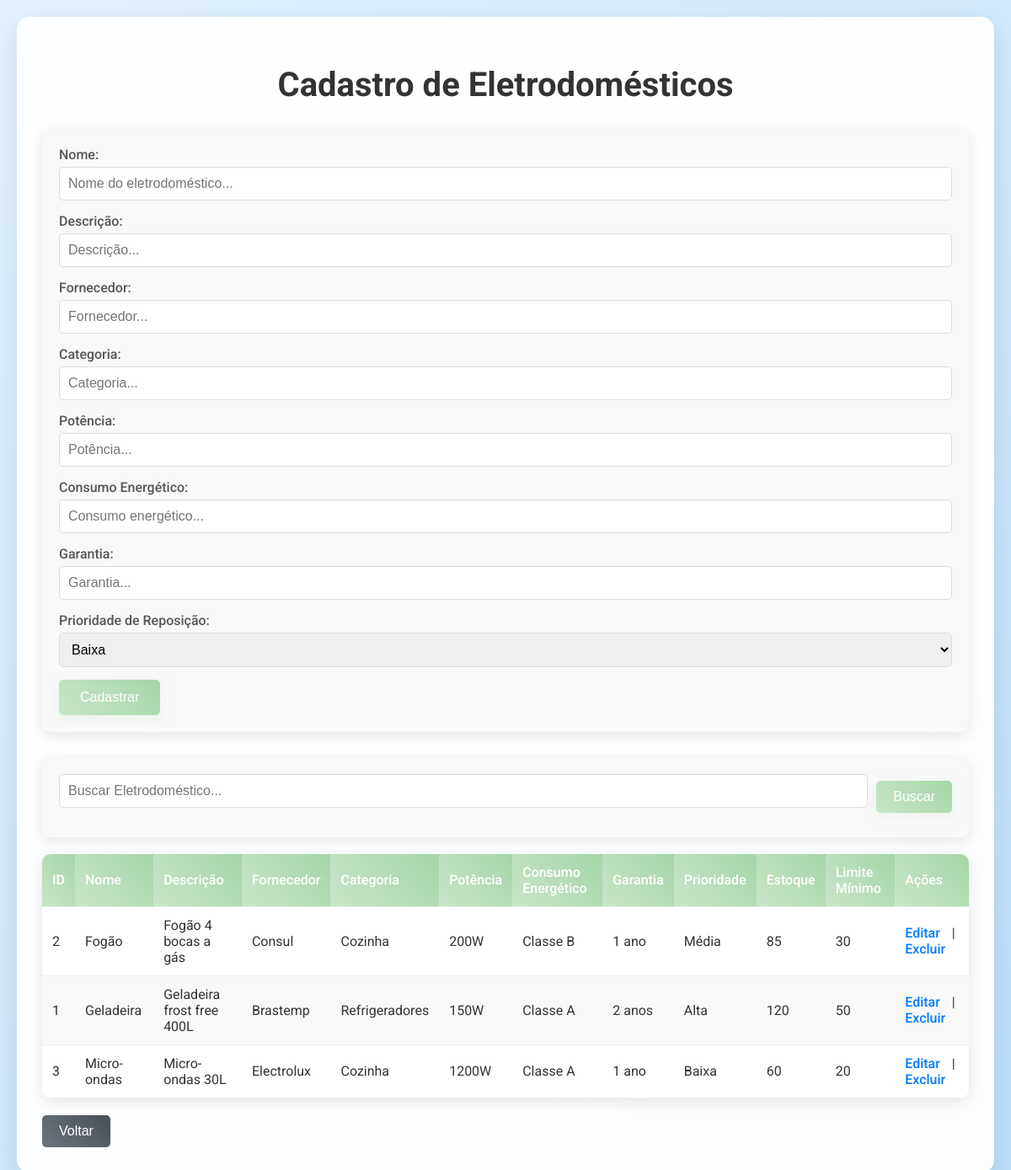
The page /view/cadastro_eletrodomestico.php (signed in) on the database its author committed.
### tables this page shows
CREATE TABLE ELETRODOMESTICO (
    ELETRO_ID INT AUTO_INCREMENT PRIMARY KEY,
    ELETRO_NOME VARCHAR(255),
    ELETRO_DESCRICAO VARCHAR(255),
    ELETRO_FORNECEDOR VARCHAR(255),
    ELETRO_CATEGORIA VARCHAR(255),
    ELETRO_POTENCIA VARCHAR(255),
    ELETRO_CONSUMO_ENERGETICO VARCHAR(255),
    ELETRO_GARANTIA VARCHAR(255),
    ELETRO_PRIORIDADE_REPOSICAO VARCHAR(255),
    FK_USU_ID INT,
    FOREIGN KEY (FK_USU_ID) REFERENCES USUARIO(USU_ID)
);

CREATE TABLE ESTOQUE (
    ESTOQUE_ID INT AUTO_INCREMENT PRIMARY KEY,
    ESTOQUE_QUANTIDADE INT,
    ESTOQUE_LIMITE_MINIMO INT,
    FK_ELETRO_ID INT,
    FOREIGN KEY (FK_ELETRO_ID) REFERENCES ELETRODOMESTICO(ELETRO_ID)
);

### model/model_eletrodomestico.php (called while the page is built, shortened)
<?php
    class Eletrodomestico{
        public function listar_eletrodomesticos() {
            $conn = Database::getConnection();
            $sql = "SELECT      E.ELETRO_ID,
                                E.ELETRO_NOME,
                                E.ELETRO_DESCRICAO,
                                E.ELETRO_FORNECEDOR,
                                E.ELETRO_CATEGORIA,
                                E.ELETRO_POTENCIA,
                                E.ELETRO_CONSUMO_ENERGETICO,
                                E.ELETRO_GARANTIA,
                                E.ELETRO_PRIORIDADE_REPOSICAO,
                                EST.ESTOQUE_QUANTIDADE,
                                EST.ESTOQUE_LIMITE_MINIMO,
                                U.USU_NOME,
                                U.USU_EMAIL
                    FROM        ELETRODOMESTICO E
                    JOIN        USUARIO U ON E.FK_USU_ID = U.USU_ID
                    JOIN        ESTOQUE EST ON E.ELETRO_ID = EST.FK_ELETRO_ID
                    ORDER BY    E.ELETRO_NOME";
            $result = $conn->query($sql);
            return $result->fetch_all(MYSQLI_ASSOC);
        }
    }
?>

### controller/controller_eletrodomesticos.php (called while the page is built, shortened)
<?php
require_once __DIR__ . "/../model/model_eletrodomestico.php";
if (isset($_POST["editar_eletrodomestico"])) {
    $eletro = new Eletrodomestico();
    $resultado = $eletro->editar_eletrodomestico(
        $_POST["nome"],
        $_POST["descricao"],
        $_POST["fornecedor"],
        $_POST["categoria"],
        $_POST["potencia"],
        $_POST["consumo_energetico"],
        $_POST["garantia"],
        $_POST["prioridade_reposicao"],
        $_GET["id"],
        $_SESSION['usuario']["USU_ID"]
    );
    if ($resultado) {
        echo "<script>
                alert('Eletrodoméstico atualizado com sucesso!');
                window.location.href='../view/cadastro_eletrodomestico.php';
            </script>";
    } else {
        echo "<script>
                alert('Erro ao atualizar eletrodoméstico!');
                window.location.href='../view/cadastro_eletrodomestico.php';
            </script>";
    }
    exit();
}
else if (isset($_POST["filtrar_eletrodomesticos"])) {
    $eletro = new Eletrodomestico();
    $resultados = $eletro->filtrar_eletrodomestico($_POST["campo"]);
} else {
    $eletro = new Eletrodomestico();
    $resultados = $eletro->listar_eletrodomesticos();
}
?>

### view/cadastro_eletrodomestico.php (the view, shortened to what this page needs)
<?php
require_once __DIR__ . "/../controller/controller_eletrodomesticos.php";
?>
<!DOCTYPE html>
<html lang="pt-br">
    <head>
    </head>
    <body>
        <div class="container">
            <h1>Cadastro de Eletrodomésticos</h1>
            <form action="../controller/controller_eletrodomesticos.php" method="POST" id="form-cadastro">
                <label>Nome:</label>
                <input type="text" name="nome" placeholder="Nome do eletrodoméstico..." required>
                <label>Descrição:</label>
                <input type="text" name="descricao" placeholder="Descrição..." required>
                <label>Fornecedor:</label>
                <input type="text" name="fornecedor" placeholder="Fornecedor..." required>
                <label>Categoria:</label>
                <input type="text" name="categoria" placeholder="Categoria..." required>
                <label>Potência:</label>
                <input type="text" name="potencia" placeholder="Potência..." required>
                <label>Consumo Energético:</label>
                <input type="text" name="consumo_energetico" placeholder="Consumo energético..." required>
                <label>Garantia:</label>
                <input type="text" name="garantia" placeholder="Garantia..." required>
                <label>Prioridade de Reposição:</label>
                <select name="prioridade_reposicao" required>
                    <option value="Baixa">Baixa</option>
                </select>
                <input type="submit" name="cadastrar_eletrodomestico" value="Cadastrar">
            </form>
            <form action="" method="POST" class="search-form">
                <input type="text" name="campo" placeholder="Buscar Eletrodoméstico...">
                <input type="submit" name="filtrar_eletrodomesticos" value="Buscar">
            </form>
            <table>
                <thead>
                    <tr>
                        <th>ID</th>
                        <th>Nome</th>
                        <th>Descrição</th>
                        <th>Fornecedor</th>
                        <th>Categoria</th>
                        <th>Potência</th>
                        <th>Consumo Energético</th>
                        <th>Garantia</th>
                        <th>Prioridade</th>
                        <th>Estoque</th>
                        <th>Limite Mínimo</th>
                        <th>Ações</th>
                    </tr>
                </thead>
                <tbody>
                    <?php if(isset($resultados) && !empty($resultados)): ?>
                        <?php foreach($resultados as $eletro): ?>
                            <tr>
                                <td><?php echo $eletro['ELETRO_ID']; ?></td>
                                <td><?php echo $eletro['ELETRO_NOME']; ?></td>
                                <td><?php echo $eletro['ELETRO_DESCRICAO']; ?></td>
                                <td><?php echo $eletro['ELETRO_FORNECEDOR']; ?></td>
                                <td><?php echo $eletro['ELETRO_CATEGORIA']; ?></td>
                                <td><?php echo $eletro['ELETRO_POTENCIA']; ?></td>
                                <td><?php echo $eletro['ELETRO_CONSUMO_ENERGETICO']; ?></td>
                                <td><?php echo $eletro['ELETRO_GARANTIA']; ?></td>
                                <td><?php echo $eletro['ELETRO_PRIORIDADE_REPOSICAO']; ?></td>
                                <td><?php echo $eletro['ESTOQUE_QUANTIDADE']; ?></td>
                                <td><?php echo $eletro['ESTOQUE_LIMITE_MINIMO']; ?></td>
                                <td class="actions">
                                    <a href="?acao=editar_eletrodomestico&id=<?php echo $eletro['ELETRO_ID']; ?>">Editar</a> |
                                    <a href="?acao=excluir_eletrodomestico&id=<?php echo $eletro['ELETRO_ID']; ?>" onclick="return confirm('Tem certeza que deseja excluir?')">Excluir</a>
                                </td>
                            </tr>
                        <?php endforeach; ?>
                    <?php else: ?>
                        <tr><td colspan="12">Nenhum eletrodoméstico encontrado.</td></tr>
                    <?php endif; ?>
                </tbody>
            </table>
            <a href="inicial.php"><button>Voltar</button></a>
        </div>
    </body>
</html>

### view/cadastro_eletrodomestico.php (style rules this page uses)
body { font-family: 'Roboto', sans-serif; margin: 0; padding: 20px; background: linear-gradient(135deg, #E3F2FD 0%, #BBDEFB 100%); min-height: 100vh; color: #333; }
.container { max-width: 1200px; margin: 0 auto; background: rgba(255, 255, 255, 0.95); padding: 30px; border-radius: 15px; box-shadow: 0 10px 30px rgba(0, 0, 0, 0.1); }
h1 { text-align: center; color: #333; margin-bottom: 30px; font-size: 2.5em; font-weight: 700; }
form { background: #f9f9f9; padding: 20px; border-radius: 10px; margin-bottom: 30px; box-shadow: 0 4px 15px rgba(0, 0, 0, 0.1); }
form label { display: block; margin-bottom: 5px; font-weight: 500; color: #555; }
form input[type="text"], form select { width: 100%; padding: 10px; margin-bottom: 15px; border: 1px solid #ddd; border-radius: 5px; font-size: 1em; transition: border-color 0.3s ease; box-sizing: border-box; }
form input[type="submit"] { background: linear-gradient(45deg, #C8E6C9, #A5D6A7); color: white; padding: 12px 25px; border: none; border-radius: 5px; cursor: pointer; font-size: 1em; font-weight: 500; transition: all 0.3s ease; box-shadow: 0 4px 15px rgba(200, 230, 201, 0.3); }
.search-form { margin-bottom: 20px; display: flex; gap: 10px; align-items: center; }
.search-form input[type="text"] { flex: 1; padding: 10px; border: 1px solid #ddd; border-radius: 5px; }
.search-form input[type="submit"] { background: linear-gradient(45deg, #C8E6C9, #A5D6A7); color: white; padding: 10px 20px; border: none; border-radius: 5px; cursor: pointer; transition: all 0.3s ease; }
table { width: 100%; border-collapse: collapse; margin-top: 20px; background: white; border-radius: 10px; overflow: hidden; box-shadow: 0 4px 15px rgba(0, 0, 0, 0.1); }
th, td { padding: 12px; text-align: left; border-bottom: 1px solid #eee; }
th { background: linear-gradient(45deg, #C8E6C9, #A5D6A7); color: white; font-weight: 500; }
tr:nth-child(even) { background: #f9f9f9; }
a { color: #007bff; text-decoration: none; font-weight: 500; }
.actions a { margin-right: 10px; }
button { background: linear-gradient(45deg, #6c757d, #495057); color: white; padding: 10px 20px; border: none; border-radius: 5px; cursor: pointer; font-size: 1em; transition: all 0.3s ease; margin-top: 20px; }

### rows shown on the page
eletrodomestico: ELETRO_ID "2", ELETRO_NOME "Fogão", ELETRO_DESCRICAO "Fogão 4 bocas a gás", ELETRO_FORNECEDOR "Consul", ELETRO_CATEGORIA "Cozinha", ELETRO_POTENCIA "200W", ELETRO_CONSUMO_ENERGETICO "Classe B", ELETRO_GARANTIA "1 ano", ELETRO_PRIORIDADE_REPOSICAO "Média", estoque.ESTOQUE_QUANTIDADE "85", estoque.ESTOQUE_LIMITE_MINIMO "30"
eletrodomestico: ELETRO_ID "1", ELETRO_NOME "Geladeira", ELETRO_DESCRICAO "Geladeira frost free 400L", ELETRO_FORNECEDOR "Brastemp", ELETRO_CATEGORIA "Refrigeradores", ELETRO_POTENCIA "150W", ELETRO_CONSUMO_ENERGETICO "Classe A", ELETRO_GARANTIA "2 anos", ELETRO_PRIORIDADE_REPOSICAO "Alta", estoque.ESTOQUE_QUANTIDADE "120", estoque.ESTOQUE_LIMITE_MINIMO "50"
eletrodomestico: ELETRO_ID "3", ELETRO_NOME "Micro-ondas", ELETRO_DESCRICAO "Micro-ondas 30L", ELETRO_FORNECEDOR "Electrolux", ELETRO_CATEGORIA "Cozinha", ELETRO_POTENCIA "1200W", ELETRO_CONSUMO_ENERGETICO "Classe A", ELETRO_GARANTIA "1 ano", ELETRO_PRIORIDADE_REPOSICAO "Baixa", estoque.ESTOQUE_QUANTIDADE "60", estoque.ESTOQUE_LIMITE_MINIMO "20"
